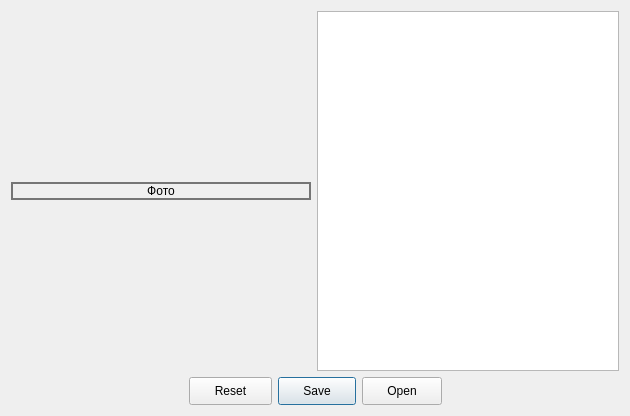
<?xml version="1.0" encoding="UTF-8"?>
<ui version="4.0">
 <class>Lyovkin_Panin</class>
 <widget class="QWidget" name="Lyovkin_Panin">
  <property name="geometry">
   <rect>
    <x>0</x>
    <y>0</y>
    <width>630</width>
    <height>416</height>
   </rect>
  </property>
  <property name="windowTitle">
   <string>Form</string>
  </property>
  <layout class="QGridLayout" name="gridLayout">
   <item row="0" column="0">
    <layout class="QVBoxLayout" name="verticalLayout_2">
     <item>
      <layout class="QHBoxLayout" name="horizontalLayout">
       <item>
        <layout class="QVBoxLayout" name="verticalLayout">
         <property name="rightMargin">
          <number>0</number>
         </property>
         <item>
          <spacer name="verticalSpacer">
           <property name="orientation">
            <enum>Qt::Vertical</enum>
           </property>
           <property name="sizeHint" stdset="0">
            <size>
             <width>0</width>
             <height>0</height>
            </size>
           </property>
          </spacer>
         </item>
         <item>
          <widget class="QLabel" name="label">
           <property name="minimumSize">
            <size>
             <width>300</width>
             <height>0</height>
            </size>
           </property>
           <property name="maximumSize">
            <size>
             <width>16777215</width>
             <height>600</height>
            </size>
           </property>
           <property name="styleSheet">
            <string notr="true">QLabel {
	border: 2px solid #757575;
}</string>
           </property>
           <property name="text">
            <string>Фото</string>
           </property>
           <property name="scaledContents">
            <bool>false</bool>
           </property>
           <property name="alignment">
            <set>Qt::AlignCenter</set>
           </property>
          </widget>
         </item>
         <item>
          <spacer name="verticalSpacer_2">
           <property name="orientation">
            <enum>Qt::Vertical</enum>
           </property>
           <property name="sizeHint" stdset="0">
            <size>
             <width>0</width>
             <height>0</height>
            </size>
           </property>
          </spacer>
         </item>
        </layout>
       </item>
       <item>
        <widget class="QTextEdit" name="textEdit">
         <property name="minimumSize">
          <size>
           <width>300</width>
           <height>0</height>
          </size>
         </property>
         <property name="readOnly">
          <bool>true</bool>
         </property>
        </widget>
       </item>
      </layout>
     </item>
     <item>
      <widget class="QDialogButtonBox" name="buttonBox">
       <property name="styleSheet">
        <string notr="true">QPushButton {
	padding: 6px 24px;
}</string>
       </property>
       <property name="orientation">
        <enum>Qt::Horizontal</enum>
       </property>
       <property name="standardButtons">
        <set>QDialogButtonBox::Open|QDialogButtonBox::Reset|QDialogButtonBox::Save</set>
       </property>
       <property name="centerButtons">
        <bool>true</bool>
       </property>
      </widget>
     </item>
    </layout>
   </item>
  </layout>
 </widget>
 <resources/>
 <connections/>
</ui>
